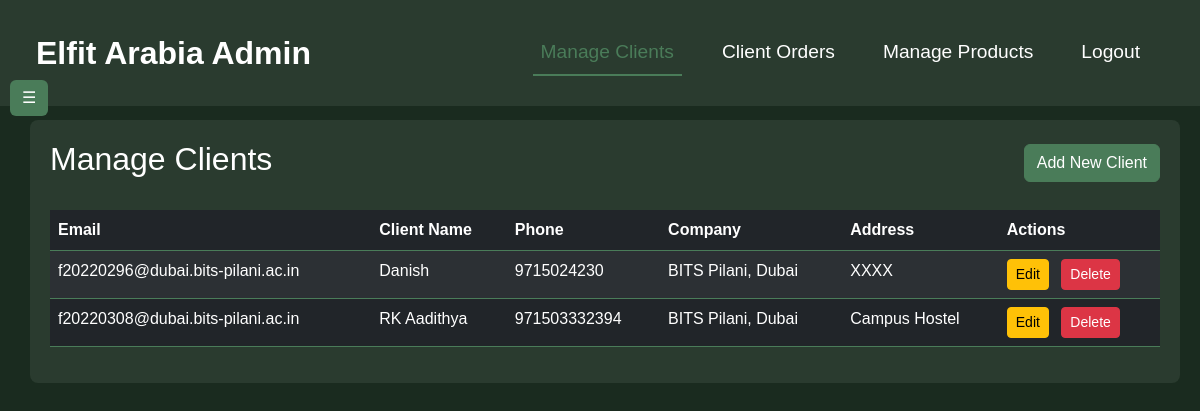
Screenshot of /admin/manage-clients (signed in) with the database file from the repository.
### tables this page shows
CREATE TABLE users (
                        id INTEGER PRIMARY KEY AUTOINCREMENT,
                        email TEXT,
                        phone TEXT
                    , client_name TEXT, address TEXT, company TEXT, user_type TEXT DEFAULT 'client');

### app.py (the view, shortened to what this page needs)
@app.route("/admin/manage-clients", methods=["GET", "POST"])
def manage_clients():
    if not session.get("authenticated"):
        session.clear()
        flash("Please login to access the admin panel")
        return redirect(url_for("login"))
    user_email = session.get("user_email")
    if not user_email or not is_admin_in_db(user_email):
        session.clear()
        flash("Admin access required")
        return redirect(url_for("login"))
    edit_client = None
    if request.args.get("edit"):
        client_id = request.args.get("edit")
        edit_client = get_client_by_id(client_id)
        if not edit_client:
            flash("Client not found")
            return redirect(url_for("manage_clients"))
    clients = get_all_clients()
    return render_template("admin.html", section="manage-clients", clients=clients, edit_client=edit_client)

### app.py (called while the page is built)
def get_all_clients():
    conn = sqlite3.connect(DATABASE)
    cursor = conn.cursor()
    cursor.execute("SELECT id, email, client_name, phone, address, company FROM users WHERE user_type = 'client'")
    clients = cursor.fetchall()
    conn.close()
    return clients

def is_admin_in_db(email):
    conn = sqlite3.connect(DATABASE)
    cursor = conn.cursor()
    cursor.execute("SELECT email FROM admins WHERE email = ?", (email.lower(),))
    result = cursor.fetchone()
    conn.close()
    return result is not None

### templates/admin.html (shortened to what this page needs)
<!DOCTYPE html>
<html lang="en">
<head>
    <link href="https://cdn.jsdelivr.net/npm/bootstrap@5.3.0/dist/css/bootstrap.min.css" rel="stylesheet">
<link rel="stylesheet" href="https://cdnjs.cloudflare.com/ajax/libs/font-awesome/6.0.0-beta3/css/all.min.css">
    <link rel="stylesheet" href="{{ url_for('static', filename='style.css') }}">
</head>
<body>
    <nav class="navbar navbar-expand-lg fixed-top">
        <div class="container-fluid">
            <a class="navbar-brand text-white" href="{{ url_for('admin') }}">Elfit Arabia Admin</a>
            <div class="collapse navbar-collapse">
                <ul class="navbar-nav ms-auto">
                    <li class="nav-item">
                        <a class="nav-link {% if section == 'manage-clients' %}active{% endif %}" href="{{ url_for('manage_clients') }}">Manage Clients</a>
                    </li>
                    <li class="nav-item">
                        <a class="nav-link {% if section == 'client-orders' %}active{% endif %}" href="{{ url_for('client_orders') }}">Client Orders</a>
                    </li>
                    <li class="nav-item">
                        <a class="nav-link {% if section == 'manage-products' %}active{% endif %}" href="{{ url_for('manage_products') }}">Manage Products</a>
                    </li>
                    <li class="nav-item">
                        <a class="nav-link" href="{{ url_for('logout') }}">Logout</a>
                    </li>
                </ul>
            </div>
        </div>
    </nav>
    <button class="btn sidebar-toggle" onclick="toggleSidebar()">☰</button>
    <div class="content container-fluid">
        {% if section == "manage-clients" %}
            <div class="section">
                <div class="d-flex justify-content-between align-items-center mb-4">
                    <h2>Manage Clients</h2>
                    <button class="btn btn-success" data-bs-toggle="modal" data-bs-target="#addClientModal">
                        Add New Client
                    </button>
                </div>
                <div class="table-responsive">
                    <table class="table table-dark table-striped">
                        <thead>
                            <tr>
                                <th>Email</th>
                                <th>Client Name</th>
                                <th>Phone</th>
                                <th>Company</th>
                                <th>Address</th>
                                <th>Actions</th>
                            </tr>
                        </thead>
                        <tbody>
                            {% if clients %}
                                {% for client in clients %}
                                <tr>
                                    <td>{{ client[1] }}</td>
                                    <td>{{ client[2] }}</td>
                                    <td>{{ client[3] }}</td>
                                    <td>{{ client[5] }}</td>
                                    <td>{{ client[4] }}</td>
                                    <td>
                                        <a href="{{ url_for('edit_client_route', client_id=client[0]) }}" class="btn btn-warning btn-sm me-2">Edit</a>
                                        <form method="POST" action="{{ url_for('delete_client_route', client_id=client[0]) }}"
                                              style="display: inline;" onsubmit="return confirm('Are you sure you want to delete this client?');">
                                            <button type="submit" class="btn btn-danger btn-sm">Delete</button>
                                        </form>
                                    </td>
                                </tr>
                                {% endfor %}
                            {% else %}
                                <tr>
                                    <td colspan="7" class="text-center">No clients found</td>
                                </tr>
                            {% endif %}
                        </tbody>
                    </table>
                </div>
            </div>
        {% else %}
            <div class="section">
                <h2>Welcome to the Admin Panel</h2>
            </div>
        {% endif %}
    </div>
</body>
</html>

### static/style.css (style rules this page uses)
body { background-color: #1a2b1f; display: flex; justify-content: center; align-items: center; font-family: 'Arial', sans-serif; }
.sidebar-toggle { position: fixed; top: 80px; left: 10px; z-index: 1100; background-color: #4a7c59; border: none; color: #ffffff; }
.navbar { background-color: #2a3b2f; padding: 1.5rem; }
.navbar-brand { font-size: 2rem; font-weight: bold; }
.nav-link { color: #ffffff !important; font-size: 1.2rem; margin: 0 1rem; }
.nav-link.active { color: #4a7c59 !important; border-bottom: 2px solid #4a7c59; }
.btn-success { background-color: #4a7c59; border-color: #4a7c59; }
.btn-warning { background-color: #ffc107; border-color: #ffc107; color: #000; }
.btn-danger { background-color: #dc3545; border-color: #dc3545; }
.table-dark { background-color: #3a5e46; }
.table-dark th, .table-dark td { border-color: #4a7c59; }

### templates/admin.html (style rules this page uses)
body { background-color: #1a2b1f; color: #ffffff; font-family: Arial, sans-serif; }
.sidebar-toggle { position: fixed; top: 80px; left: 10px; z-index: 1100; background-color: #4a7c59; border: none; color: #ffffff; }
.content { margin-left: 10px; margin-top: 100px; padding: 20px; }
.section { background-color: #2a3b2f; border-radius: 8px; padding: 20px; margin-bottom: 20px; }

### rows the page displays
users: email "f20220296@dubai.bits-pilani.ac.in", client_name "Danish", phone "9715024230", company "BITS Pilani, Dubai", address "XXXX"
users: email "f20220308@dubai.bits-pilani.ac.in", client_name "RK Aadithya", phone "971503332394", company "BITS Pilani, Dubai", address "Campus Hostel"
